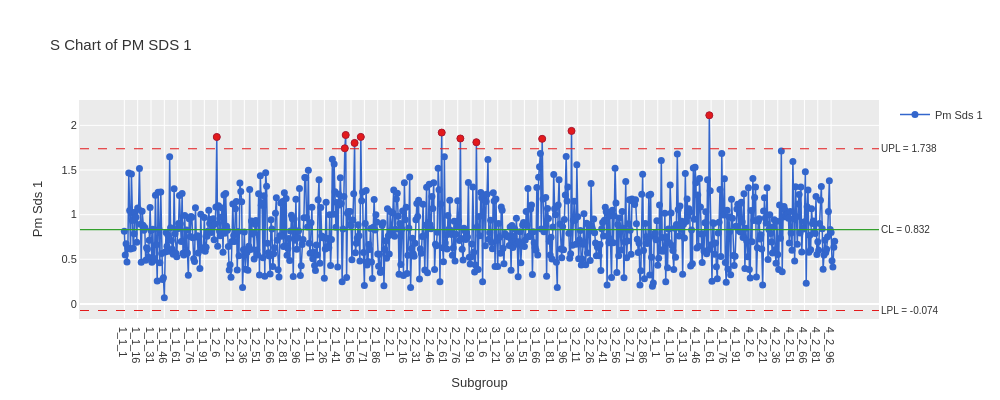

The notebook cell saved with this chart:
### Markdown cell above
# Create and S Chart for PM1

### Code cell
result.plot(chart='S',template='ggplot').show()

### Figure 1 — Plotly figure (JSON) as saved in the notebook; plotly's stock layout.template omitted (floating-point values rounded to 4 significant figures; data arrays with more than 128 entries replaced by an {"elided": "..."} marker saying what was removed)
{"data": [{"hovertemplate": "%{x}<br>%{y:.3f}<extra></extra>", "line": {"color": "#3366CC", "width": 1.5}, "marker": {"color": "#3366CC", "size": 7}, "mode": "lines+markers", "name": "Pm Sds 1", "type": "scatter", "x": {"elided": "800 str values"}, "y": {"elided": "800 float values"}}, {"hovertemplate": "Beyond Limits<br>%{x}<br>%{y:.3f}<extra></extra>", "marker": {"color": "#E31A1C", "line": {"color": "#B2182B", "width": 1}, "size": 7, "symbol": "circle"}, "mode": "markers", "name": "Beyond Limits", "showlegend": false, "type": "scatter", "x": ["1_2_5", "2_1_49", "2_1_50", "2_1_60", "2_1_67", "2_2_58", "2_2_79", "2_2_97", "3_1_71", "3_2_4", "4_1_59"], "y": [1.87, 1.743, 1.892, 1.803, 1.871, 1.919, 1.853, 1.811, 1.849, 1.938, 2.113]}], "layout": {"annotations": [{"font": {"size": 10}, "showarrow": false, "text": "UPL = 1.738", "x": 1, "xanchor": "left", "xref": "x domain", "y": 1.738, "yanchor": "middle", "yref": "y"}, {"font": {"size": 10}, "showarrow": false, "text": "LPL = -0.074", "x": 1, "xanchor": "left", "xref": "x domain", "y": -0.074, "yanchor": "middle", "yref": "y"}, {"font": {"size": 10}, "showarrow": false, "text": "CL = 0.832", "x": 1, "xanchor": "left", "xref": "x domain", "y": 0.832, "yanchor": "middle", "yref": "y"}], "font": {"color": "#333333", "family": "sans-serif", "size": 11}, "height": 400, "hovermode": "x unified", "paper_bgcolor": "white", "plot_bgcolor": "#EBEBEB", "shapes": [{"line": {"color": "#E31A1C", "dash": "dash", "width": 1.2}, "type": "line", "x0": 0, "x1": 1, "xref": "x domain", "y0": 1.738, "y1": 1.738, "yref": "y"}, {"line": {"color": "#E31A1C", "dash": "dash", "width": 1.2}, "type": "line", "x0": 0, "x1": 1, "xref": "x domain", "y0": -0.074, "y1": -0.074, "yref": "y"}, {"line": {"color": "#33A02C", "width": 1.2}, "type": "line", "x0": 0, "x1": 1, "xref": "x domain", "y0": 0.832, "y1": 0.832, "yref": "y"}], "showlegend": true, "title": {"text": "S Chart of PM SDS 1"}, "width": 1000, "xaxis": {"gridcolor": "white", "gridwidth": 1, "linecolor": "#EBEBEB", "linewidth": 1, "showgrid": true, "showline": true, "title": {"text": "Subgroup"}}, "yaxis": {"gridcolor": "white", "gridwidth": 1, "linecolor": "#EBEBEB", "linewidth": 1, "showgrid": true, "showline": true, "title": {"text": "Pm Sds 1"}}}}
